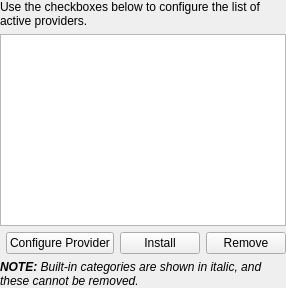
<?xml version="1.0" encoding="UTF-8"?>
<ui version="4.0">
 <class>StreamsSettings</class>
 <widget class="QWidget" name="Form">
  <layout class="QGridLayout" name="layout">
   <property name="margin">
    <number>0</number>
   </property>
   <item row="0" column="0" colspan="4">
    <widget class="QLabel" name="label">
     <property name="text">
      <string>Use the checkboxes below to configure the list of active providers.</string>
     </property>
     <property name="wordWrap">
      <bool>true</bool>
     </property>
    </widget>
   </item>
   <item row="1" column="0" colspan="4">
    <widget class="QListWidget" name="categories"/>
   </item>
   <item row="2" column="0">
    <spacer name="spacer">
     <property name="orientation">
      <enum>Qt::Horizontal</enum>
     </property>
     <property name="sizeType">
      <enum>QSizePolicy::MinimumExpanding</enum>
     </property>
     <property name="sizeHint" stdset="0">
      <size>
       <width>0</width>
       <height>0</height>
      </size>
     </property>
    </spacer>
   </item>
   <item row="2" column="1">
    <widget class="QPushButton" name="configureButton">
     <property name="sizePolicy">
      <sizepolicy hsizetype="Preferred" vsizetype="Fixed">
       <horstretch>0</horstretch>
       <verstretch>0</verstretch>
      </sizepolicy>
     </property>
     <property name="text">
      <string>Configure Provider</string>
     </property>
    </widget>
   </item>
   <item row="2" column="2">
    <widget class="QPushButton" name="installButton">
     <property name="sizePolicy">
      <sizepolicy hsizetype="Preferred" vsizetype="Fixed">
       <horstretch>0</horstretch>
       <verstretch>0</verstretch>
      </sizepolicy>
     </property>
     <property name="text">
      <string>Install</string>
     </property>
    </widget>
   </item>
   <item row="2" column="3">
    <widget class="QPushButton" name="removeButton">
     <property name="sizePolicy">
      <sizepolicy hsizetype="Preferred" vsizetype="Fixed">
       <horstretch>0</horstretch>
       <verstretch>0</verstretch>
      </sizepolicy>
     </property>
     <property name="text">
      <string>Remove</string>
     </property>
    </widget>
   </item>
   <item row="3" column="0" colspan="4">
    <widget class="QLabel" name="note">
     <property name="text">
      <string>&lt;i&gt;&lt;b&gt;NOTE:&lt;/b&gt; Built-in categories are shown in italic, and these cannot be removed.&lt;/i&gt;</string>
     </property>
     <property name="wordWrap">
      <bool>true</bool>
     </property>
     <property name="textInteractionFlags">
      <set>Qt::NoTextInteraction</set>
     </property>
    </widget>
   </item>
  </layout>
 </widget>
 <resources/>
 <connections/>
</ui>
